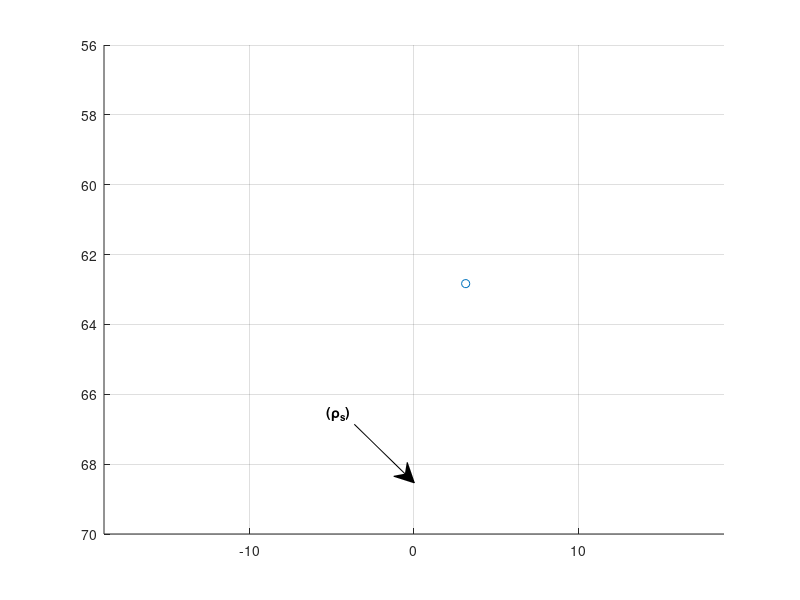

MATLAB code to generate this figure: (Note: this script raises an error after producing the figure.)
clear 
close all
kb = 1; % For simplicity
p = [0 ; 0];
lambda = 2*pi/kb; %meter
ps = [lambda/2; 10*lambda];


x = 0:lambda/20:lambda;
y = 0:lambda/20:lambda;

figure(1)
hold on
xlim([-3*lambda 3*lambda])
grid on
set(gca, 'YDir','reverse')
scatter(ps(1),ps(2))
annotation('textarrow',[0.4429,0.5179],[0.292857142857143,0.195238095238095],'String','\bf(\rho_{s})')
yregion( 0 , lambda)
line([0 lambda],[lambda lambda])
hold off

[X, Y] = meshgrid(x,y);
N = length(X)*length(X);

u_inc = (-1j/4)*besselh(0,2,kb*(sqrt((X - ps(1)).^2 + (Y - ps(2)).^2)));


figure(2)
hold on
title(['Real part of u_{inc} with k_b = ' num2str(kb), ' \rho_s = (' num2str(ps(1)) ',' num2str(ps(2)) ')'])
xlabel("x-axis")
imagesc(real(u_inc))
axis equal tight
set(gca, 'YDir','reverse')
clim([-0.1 0.1])
colorbar
hold off


figure(3)
hold on
title(['Imaginary part of u_{inc} with k_b = ' num2str(kb), ' \rho_s = (' num2str(ps(1)) ',' num2str(ps(2)) ')'])
imagesc(imag(u_inc))
axis equal tight
set(gca, 'YDir','reverse')
clim([-0.1 0.1])
colorbar
hold off


%% Define the object (Diamond)
omega = 3;
c = 3;
radius = 3;
n = 21;
center = ceil(n/2);
[X_obj, Y_obj] = meshgrid(1:n, 1:n);
obj = (abs(X_obj - center) + abs(Y_obj - center)) <= radius;

% Convert to double
obj = double(obj);

k_rho = omega./(c*obj);
k_rho(isinf(k_rho)) = 0;
chi = (k_rho/kb).^2 - 1; 

figure(4)
hold on
title(['Contrast'])
imagesc(chi)
axis equal tight
set(gca, 'YDir','reverse')
colorbar
hold off

%% Define the Receiver domain
L = 3*lambda;
Rec_x = [-lambda;   2*lambda];
Rec_y = [1.5*lambda;  1.5*lambda];

figure(1)
hold on 
line(Rec_x, Rec_y)
hold off
%% Intgral formulation
upperBound = [2; 2];
lowerBound = [0; 0];
n_int = 100;
h = (upperBound(1) - lowerBound(1))/n;
x = 0;
for i = 1:n-1
    pos_int_x = lowerBound(1) + i*h;
    pos_int_y = lowerBound(2) + i*h;
    temp = besselh(0,2,kb*sqrt((X - pos_int_x).^2 + (Y - pos_int_y).^2))*chi;
    x = x + temp; 
end

int = ((-1*(kb*sqrt((X - ps(1)).^2+ (Y - ps(2)).^2)*kb^2))/(16))*(h*x);

figure(5)
imagesc(real(int))